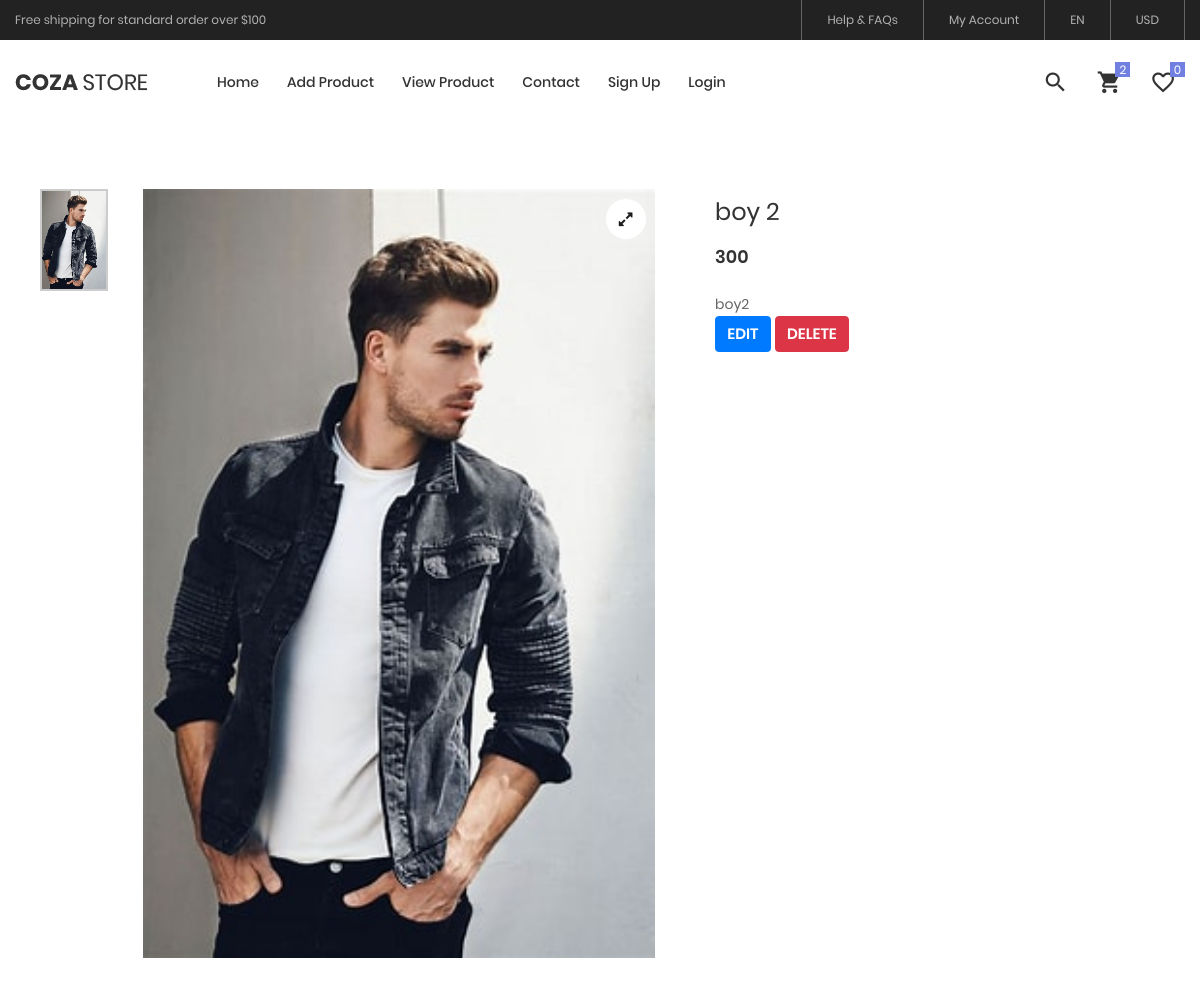
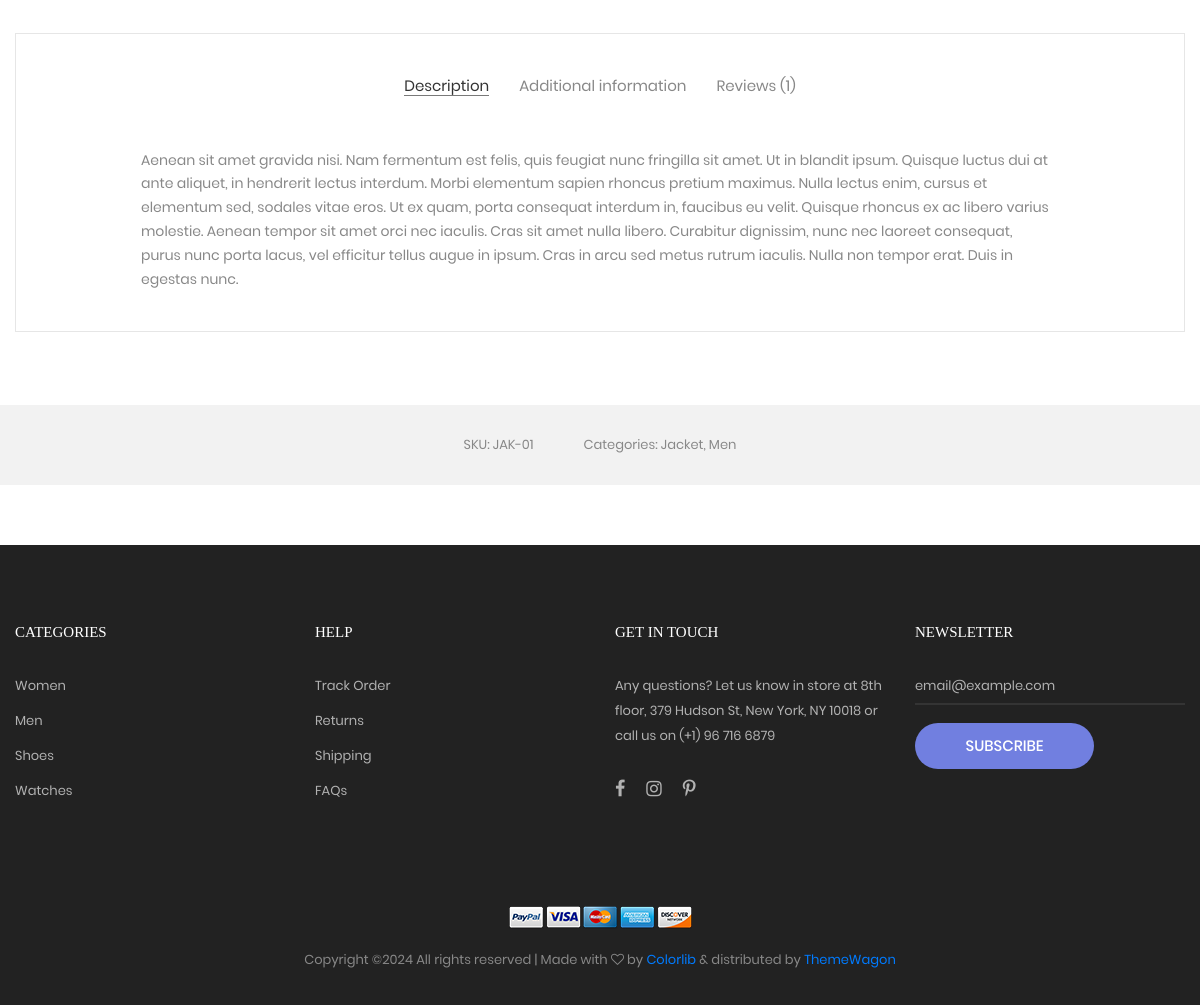
The app's page /seller-product-detail/5/ with its own data (2 pictures, top to bottom).
### myapp/models.py (models this page shows, shortened)
class Product(models.Model):
    category=(
        ('men','men'),
        ('women','women'),
        ('kids','kids')
        )
    seller=models.ForeignKey(User,on_delete=models.CASCADE)
    product_category=models.CharField(max_length=100,choices=category)
    product_name=models.CharField(max_length=100)
    product_price=models.PositiveBigIntegerField()
    product_desc=models.TextField()
    product_image=models.ImageField(upload_to='product_image/')

### myapp/views.py (the view)
# urls.py: path('seller-product-detail/<int:pk>/',views.seller_product_detail,name='seller-product-detail'),
def seller_product_detail(request,pk):
    product=Product.objects.get(pk=pk)
    return render(request,'seller-product-detail.html',{'product':product})

### myapp/templates/seller-product-detail.html (shortened to what this page needs)
{% extends 'seller-header.html' %}
{% load static %}
{% block content %}
<!DOCTYPE html>
<html lang="en">
<head>
</head>
<body class="animsition">
	<section class="sec-product-detail bg0 p-t-65 p-b-60">
		<div class="container">
			<div class="row">
				<div class="col-md-6 col-lg-7 p-b-30">
					<div class="p-l-25 p-r-30 p-lr-0-lg">
						<div class="wrap-slick3 flex-sb flex-w">
							<div class="wrap-slick3-dots"></div>
							<div class="slick3 gallery-lb">
								<div class="item-slick3" data-thumb="{{product.product_image.url}}">
									<div class="wrap-pic-w pos-relative">
										<img src="{{product.product_image.url}}" alt="IMG-PRODUCT">
										<a class="flex-c-m size-108 how-pos1 bor0 fs-16 cl10 bg0 hov-btn3 trans-04" href="{% static 'images/product-detail-01.jpg'%}">
											<i class="fa fa-expand"></i>
										</a>
									</div>
								</div>
							</div>
						</div>
					</div>
				</div>
				<div class="col-md-6 col-lg-5 p-b-30">
					<div class="p-r-50 p-t-5 p-lr-0-lg">
						<h4 class="mtext-105 cl2 js-name-detail p-b-14">
							{{product.product_name}}
						</h4>
						<span class="mtext-106 cl2">
							{{product.product_price}}
						</span>
						<p class="stext-102 cl3 p-t-23">
							{{product.product_desc}}
						</p>
						<span class="mtext-106 cl2">
							<a href="{% url 'seller-edit-product' pk=product.pk%}">
								<input type="button" class="btn-primary btn" value="EDIT" >
							</a>
							<a href="{% url 'seller-delete-product' pk=product.pk%}">
								<input type="button" class="btn-danger btn" value="DELETE" >
							</a>
						</span>
					</div>
				</div>
			</div>
			<div class="bor10 m-t-50 p-t-43 p-b-40">
				<div class="tab01">
					<ul class="nav nav-tabs" role="tablist">
						<li class="nav-item p-b-10">
							<a class="nav-link active" data-toggle="tab" href="#description" role="tab">Description</a>
						</li>
						<li class="nav-item p-b-10">
							<a class="nav-link" data-toggle="tab" href="#information" role="tab">Additional information</a>
						</li>
						<li class="nav-item p-b-10">
							<a class="nav-link" data-toggle="tab" href="#reviews" role="tab">Reviews (1)</a>
						</li>
					</ul>
					<div class="tab-content p-t-43">
						<div class="tab-pane fade show active" id="description" role="tabpanel">
							<div class="how-pos2 p-lr-15-md">
								<p class="stext-102 cl6">
									Aenean sit amet gravida nisi. Nam fermentum est felis, quis feugiat nunc fringilla sit amet. Ut in blandit ipsum. Quisque luctus dui at ante aliquet, in hendrerit lectus interdum. Morbi elementum sapien rhoncus pretium maximus. Nulla lectus enim, cursus et elementum sed, sodales vitae eros. Ut ex quam, porta consequat interdum in, faucibus eu velit. Quisque rhoncus ex ac libero varius molestie. Aenean tempor sit amet orci nec iaculis. Cras sit amet nulla libero. Curabitur dignissim, nunc nec laoreet consequat, purus nunc porta lacus, vel efficitur tellus augue in ipsum. Cras in arcu sed metus rutrum iaculis. Nulla non tempor erat. Duis in egestas nunc.
								</p>
							</div>
						</div>
					</div>
				</div>
			</div>
		</div>
		<div class="bg6 flex-c-m flex-w size-302 m-t-73 p-tb-15">
			<span class="stext-107 cl6 p-lr-25">
				SKU: JAK-01
			</span>
			<span class="stext-107 cl6 p-lr-25">
				Categories: Jacket, Men
			</span>
		</div>
	</section>
</body>
</html>
{% endblock %}

### myapp/static/css/main.css (style rules this page uses)
.container { max-width: 1380px; }
@media (max-width: 1600px) { .container { max-width: 1200px; } }
.slick-slide { outline: none !important; }
.wrap-slick3 { position: relative; }
.wrap-slick3-dots { width: 11.111111%; }
.slick3 { width: 83.333333%; }
.tab01 .nav-tabs { display: -webkit-box; display: -webkit-flex; display: -moz-box; display: -ms-flexbox; display: flex; flex-wrap: wrap; justify-content: center; align-items: center; border: none; }
.tab01 .nav-tabs .nav-item { margin: 0px 15px; }
.tab01 .nav-link { font-family: Poppins-Regular; font-size: 15px; color: #888; line-height: 1.2; padding: 0; border-radius: 0px; border: none; border-bottom: 1px solid transparent; -webkit-transition: all 0.4s; -o-transition: all 0.4s; -moz-transition: all 0.4s; transition: all 0.4s; }
.tab01 .nav-link.active { color: #333; border-color: #797979; }
.cl2 { color: #333; }
.cl3 { color: #666; }
.cl6 { color: #888; }
.cl10 { color: #1d1d1d; }
.stext-102 { font-family: Poppins-Regular; font-size: 14px; line-height: 1.7; }
.stext-107 { font-family: Poppins-Regular; font-size: 13px; line-height: 1.923; }
.mtext-105 { font-family: Poppins-Regular; font-size: 24px; line-height: 1.5; }
.mtext-106 { font-family: Poppins-SemiBold; font-size: 18px; line-height: 1.388888; }
.size-108 { width: 40px; height: 40px; }
.size-302 { min-height: 80px; }
.bg0 { background-color: #fff; }
.bg6 { background-color: #f2f2f2; }
.bor0 { border-radius: 50%; }
.bor10 { border: 1px solid #e6e6e6; }
.how-pos1 { position: absolute; top: 10px; right: 10px; }
.how-pos2 { padding-left: 10.7%; padding-right: 11%; }

### records on screen
Product: product_image (picture), product_name "boy 2", product_price "300", product_desc "boy2"
